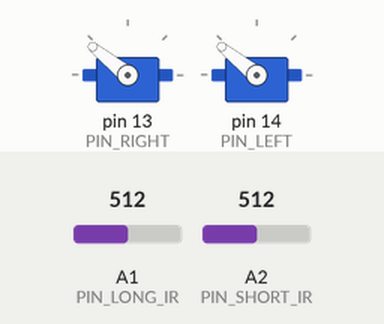
Simulated run of this sketch. Board: Arduino Uno, built with avr-gcc and run on an emulated ATmega328P. On the bench: 2 × servo. Inputs (shaded band) come from the test bench; at power-on: A1 (PIN_LONG_IR) = 512, A2 (PIN_SHORT_IR) = 512.

Above: at 0.05 s.
At 1.5 s:
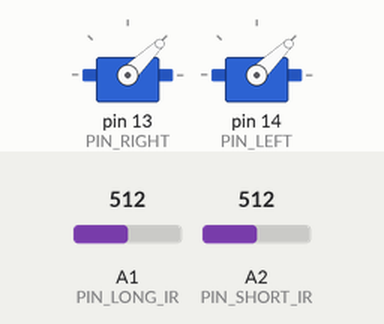
At 3.0 s:
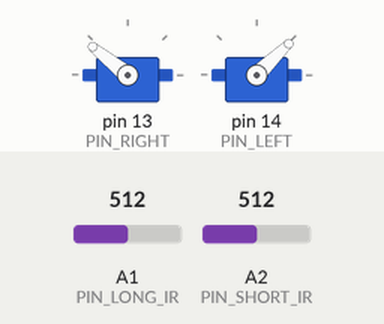
Timing chart, 0 to 6.9 s (numbered marks = the images above):
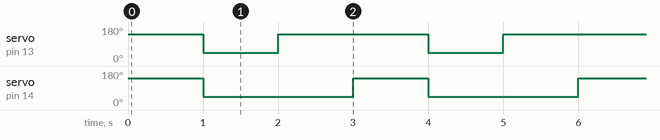

Measured:
- by itself, servo on pin 13 (PIN_RIGHT): alternates 141° for 2.0 s and 44° for 1.0 s
- by itself, servo on pin 14 (PIN_LEFT): alternates 141° for 1.0 s and 44° for 2.0 s

The sketch:

Marvin_Code.ino
```cpp
#include <Servo.h>

Servo right;
Servo left;

int PIN_RIGHT = 13; // MUST be changed to pin
int PIN_LEFT = 14; // MUST be changed to pin
int PIN_LONG_IR = 15; // MUST be changed to pin
int PIN_SHORT_IR = 16; // MUST be changed to pin

// sometimes servos will be miscalibrated
// the screw on the servo must either be adjusted or the values
// in the code must be adjusted
// modifying code is easier if the robot is already assembled
int RIGHT_FWD = 2000; // MUST be reviewed
int RIGHT_STOP = 1500; // MUST be reviewed
int RIGHT_BWD = 1000; // MUST be reviewed

int LEFT_FWD = 1000; // MUST be reviewed
int LEFT_STOP = 1500; // MUST be reviewed
int LEFT_BWD = 2000; // MUST be reviewed

int TURN_DELAY_90 = 1000; // in milliseconds; time that turn will run inorder to turn 90 degrees

void setup() {
  // put your setup code here, to run once:
  right.attach(PIN_RIGHT);
  left.attach(PIN_LEFT);
}

void loop() {
  // put your main code here, to run repeatedly:

  //check wall ahead
  int wallAhead  = readLongIR();

  //if wall ahead
    int wallRight = readShortIR();
    //if no wall on right, turn right
    turnRight90();


    //else if wall on right, start turning left
    turnLeft90();
  //else
    forwardMilliseconds(1000);

}

void turnRight90() {
  right.writeMicroseconds(RIGHT_FWD);
  left.writeMicroseconds(LEFT_BWD);
  delay(TURN_DELAY_90); // in milliseconds; review above
  right.writeMicroseconds(RIGHT_STOP);
  left.writeMicroseconds(LEFT_STOP);
}

void forwardMilliseconds(int ms) {
  right.writeMicroseconds(RIGHT_FWD);
  left.writeMicroseconds(LEFT_FWD);
  delay(ms);
  right.writeMicroseconds(RIGHT_STOP);
  left.writeMicroseconds(LEFT_STOP);
}

void backwardMilliseconds(int ms) {
  right.writeMicroseconds(RIGHT_BWD);
  left.writeMicroseconds(LEFT_BWD);
  delay(ms);
  right.writeMicroseconds(RIGHT_STOP);
  left.writeMicroseconds(LEFT_STOP);
}


void turnLeft90() {
  right.writeMicroseconds(RIGHT_BWD);
  left.writeMicroseconds(LEFT_FWD);
  delay(TURN_DELAY_90); // in milliseconds; review above
  right.writeMicroseconds(RIGHT_STOP);
  left.writeMicroseconds(LEFT_STOP);
}

int scaleIR(int n) {
  // function stub use if desired
  return n;
}

int readLongIR() {
  return scaleIR(analogRead(PIN_LONG_IR));
}

int readShortIR() {
  return scaleIR(analogRead(PIN_SHORT_IR));
}
```
